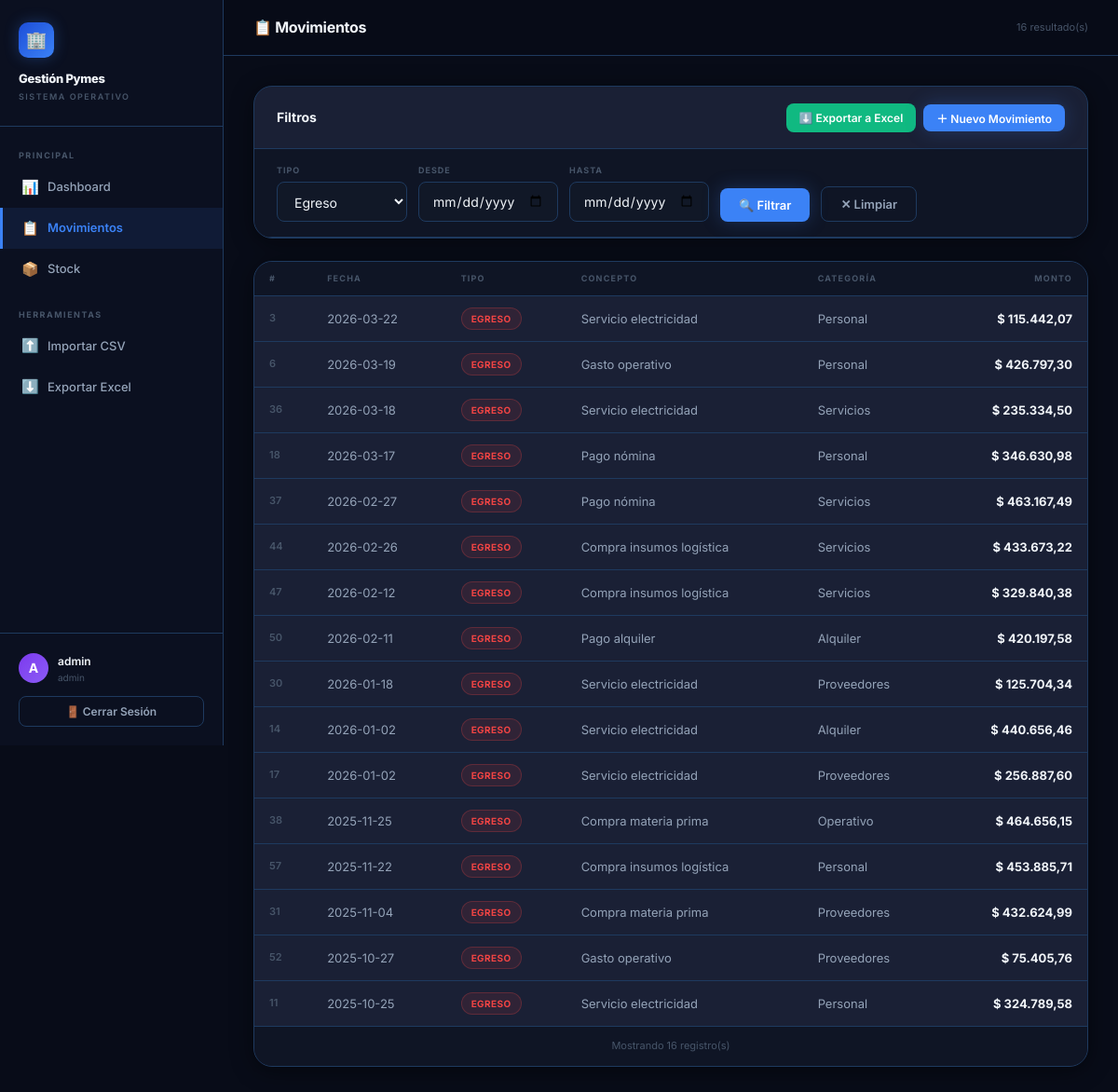
The app's page /detalle?tipo=egreso (signed in) with its own data.
### tables this page shows
CREATE TABLE movimientos (
            id        INTEGER PRIMARY KEY AUTOINCREMENT,
            fecha     DATE    NOT NULL,
            tipo      TEXT    NOT NULL,       -- ingreso/egreso/venta/compra
            concepto  TEXT    NOT NULL,
            monto     REAL    NOT NULL,
            categoria TEXT    NOT NULL DEFAULT 'General'
        );

### app.py (the view)
@app.route("/detalle")
@login_required
def detalle():
    tipo      = request.args.get("tipo", "")
    fecha_ini = request.args.get("fecha_ini", "")
    fecha_fin = request.args.get("fecha_fin", "")
    db  = get_db()
    sql = "SELECT * FROM movimientos WHERE 1=1"
    params = []
    if tipo and tipo in TIPOS_VALIDOS:
        sql += " AND tipo = ?"
        params.append(tipo)
    if fecha_ini:
        sql += " AND fecha >= ?"
        params.append(fecha_ini)
    if fecha_fin:
        sql += " AND fecha <= ?"
        params.append(fecha_fin)
    sql += " ORDER BY fecha DESC"
    movs = db.execute(sql, params).fetchall()
    return render_template("detalle.html",
                           movimientos=movs,
                           tipo=tipo,
                           fecha_ini=fecha_ini,
                           fecha_fin=fecha_fin)

### app.py (called while the page is built)
def get_db():
    if "db" not in g:
        g.db = sqlite3.connect(DB_PATH, detect_types=sqlite3.PARSE_DECLTYPES)
        g.db.row_factory = sqlite3.Row   # acceso por nombre de columna
    return g.db

def login_required(f):
    @wraps(f)
    def decorated(*args, **kwargs):
        if "user_id" not in session:
            flash("Debes iniciar sesión para acceder.", "warning")
            return redirect(url_for("login"))
        return f(*args, **kwargs)
    return decorated

### templates/detalle.html (shortened to what this page needs)
{% extends "base.html" %}
{% block page_id %}detalle{% endblock %}
{% block topbar_title %}📋 Movimientos{% endblock %}
{% block topbar_meta %}
  {{ movimientos|length }} resultado(s)
{% endblock %}
{% block content %}
<div class="panel" style="margin-bottom:1.5rem">
  <div class="panel-header">
    <div class="panel-title">Filtros</div>
    <div class="panel-actions">
      <a href="{{ url_for('exportar') }}?tabla=movimientos" class="btn btn-success btn-sm">
        ⬇️ Exportar a Excel
      </a>
      <button class="btn btn-primary btn-sm" onclick="toggleForm('form-nuevo')">
        ＋ Nuevo Movimiento
      </button>
    </div>
  </div>
  <form id="filter-form" method="GET" action="{{ url_for('detalle') }}">
    <div class="filter-bar">
      <div class="filter-group">
        <label class="filter-label">Tipo</label>
        <select name="tipo" class="form-control" style="width:140px">
          {% for t in ["ingreso","egreso","venta","compra"] %}
            <option value="{{ t }}" {% if tipo == t %}selected{% endif %}>
              {{ t|capitalize }}
            </option>
          {% endfor %}
        </select>
      </div>
      <div class="filter-group">
        <label class="filter-label">Desde</label>
        <input type="date" name="fecha_ini" class="form-control"
               value="{{ fecha_ini }}" style="width:150px"/>
      </div>
      <div class="filter-group">
        <label class="filter-label">Hasta</label>
        <input type="date" name="fecha_fin" class="form-control"
               value="{{ fecha_fin }}" style="width:150px"/>
      </div>
      <button type="submit" class="btn btn-primary">🔍 Filtrar</button>
      <button type="button" class="btn btn-ghost" onclick="clearFilters()">✕ Limpiar</button>
    </div>
  </form>
</div>
<div class="panel">
  <div class="table-responsive">
    <table class="data-table">
      <thead>
        <tr>
          <th>#</th><th>Fecha</th><th>Tipo</th>
          <th>Concepto</th><th>Categoría</th><th>Monto</th>
        </tr>
      </thead>
      <tbody>
        {% if movimientos %}
          {% for m in movimientos %}
          <tr>
            <td style="color:var(--text-muted);font-size:11px">{{ m['id'] }}</td>
            <td>{{ m['fecha'] }}</td>
            <td>
              <span class="badge badge-{{ m['tipo'] }}">{{ m['tipo'] }}</span>
            </td>
            <td style="max-width:300px;overflow:hidden;text-overflow:ellipsis;white-space:nowrap">
              {{ m['concepto'] }}
            </td>
            <td>{{ m['categoria'] }}</td>
            <td>
              $&nbsp;{{ "{:,.2f}".format(m['monto']).replace(",","X").replace(".",",").replace("X",".") }}
            </td>
          </tr>
          {% endfor %}
        {% else %}
          <tr><td colspan="6" class="table-empty">
            No se encontraron movimientos con los filtros aplicados.
          </td></tr>
        {% endif %}
      </tbody>
    </table>
  </div>
  {% if movimientos %}
  <div class="table-footer">
    Mostrando {{ movimientos|length }} registro(s)
  </div>
  {% endif %}
</div>
{% endblock %}

### static/css/style.css (style rules this page uses)
:root { --bg-root: #080C18; --bg-surface: #0F1525; --bg-sidebar: #0B1020; --bg-card: #1A2035; --bg-card-hover: #1F2845; --bg-input: #111827; --bg-row-alt: #141E32; --border: #1E3A5F; --border-light: #243450; --accent: #3B82F6; --accent-hover: #2563EB; --green: #10B981; --green-bg: rgba(16,185,129,0.1); --red: #EF4444; --red-bg: rgba(239,68,68,0.1); --amber: #F59E0B; --amber-bg: rgba(245,158,11,0.1); --purple: #8B5CF6; --text-primary: #F1F5F9; --text-sec: #94A3B8; --text-muted: #475569; --sidebar-w: 240px; --radius-sm: 8px; --radius-md: 14px; --radius-lg: 20px; --shadow: 0 4px 24px rgba(0,0,0,0.45); --transition: all .22s cubic-bezier(.4,0,.2,1); }
*,*::before,*::after { box-sizing:border-box;margin:0;padding:0 }
html { scroll-behavior:smooth }
body { font-family:'Inter',system-ui,sans-serif;background:var(--bg-root); color:var(--text-primary);min-height:100vh;font-size:14px;line-height:1.6; -webkit-font-smoothing:antialiased }
.form-control { width:100%;background:var(--bg-input);border:1px solid var(--border); border-radius:var(--radius-sm);padding:11px 14px;font-size:14px;color:var(--text-primary); font-family:inherit;transition:var(--transition);outline:none }
.form-control::placeholder { color:var(--text-muted) }
select.form-control { cursor:pointer }
select.form-control option { background:var(--bg-card) }
.btn { display:inline-flex;align-items:center;gap:8px;padding:10px 20px; border-radius:var(--radius-sm);font-size:13px;font-weight:600; font-family:inherit;cursor:pointer;border:none;transition:var(--transition); white-space:nowrap;text-decoration:none }
.btn-primary { background:var(--accent);color:#fff; box-shadow:0 0 20px rgba(59,130,246,.25) }
.btn-success { background:var(--green);color:#fff }
.btn-ghost { background:transparent;color:var(--text-sec); border:1px solid var(--border) }
.btn-sm { padding:6px 14px;font-size:12px }
.panel { background:var(--bg-card);border:1px solid var(--border); border-radius:var(--radius-lg);overflow:hidden;box-shadow:var(--shadow) }
.panel-header { padding:1.1rem 1.5rem;border-bottom:1px solid var(--border); display:flex;align-items:center;justify-content:space-between;gap:1rem;flex-wrap:wrap }
.panel-title { font-size:14px;font-weight:700;color:var(--text-primary) }
.panel-actions { display:flex;align-items:center;gap:.5rem;flex-wrap:wrap }
.table-responsive { overflow-x:auto }
.data-table { width:100%;border-collapse:collapse;font-size:13px }
.data-table thead th { padding:11px 16px;text-align:left;font-size:9px;font-weight:700; text-transform:uppercase;letter-spacing:1.2px;color:var(--text-muted); background:var(--bg-surface);border-bottom:1px solid var(--border);white-space:nowrap }
.data-table thead th:last-child { text-align:right }
.data-table tbody tr { border-bottom:1px solid var(--border);transition:var(--transition) }
.data-table tbody tr:last-child { border-bottom:none }
.data-table td { padding:12px 16px;color:var(--text-sec);vertical-align:middle }
.data-table td:first-child { color:var(--text-primary);font-weight:600 }
.data-table td:last-child { text-align:right;font-weight:700;color:var(--text-primary) }
.table-footer { padding:12px 16px;background:var(--bg-surface);border-top:1px solid var(--border); font-size:11px;color:var(--text-muted);text-align:center }
.badge { display:inline-block;padding:3px 10px;border-radius:99px; font-size:10px;font-weight:700;text-transform:uppercase;letter-spacing:.4px }
.badge-egreso,.badge-compra { background:var(--red-bg);color:var(--red); border:1px solid rgba(239,68,68,.25) }
.filter-bar { display:flex;align-items:flex-end;gap:.75rem;flex-wrap:wrap; padding:1rem 1.5rem;background:var(--bg-surface);border-bottom:1px solid var(--border) }
.filter-group { display:flex;flex-direction:column;gap:4px;min-width:140px }
.filter-label { font-size:9px;font-weight:700;text-transform:uppercase; letter-spacing:1px;color:var(--text-muted) }

### records on screen
movimientos: id "3", fecha "2026-03-22", tipo "EGRESO", concepto "Servicio electricidad", categoria "Personal", monto "115.442,07"
movimientos: id "6", fecha "2026-03-19", tipo "EGRESO", concepto "Gasto operativo", categoria "Personal", monto "426.797,30"
movimientos: id "36", fecha "2026-03-18", tipo "EGRESO", concepto "Servicio electricidad", categoria "Servicios", monto "235.334,50"
movimientos: id "18", fecha "2026-03-17", tipo "EGRESO", concepto "Pago nómina", categoria "Personal", monto "346.630,98"
movimientos: id "37", fecha "2026-02-27", tipo "EGRESO", concepto "Pago nómina", categoria "Servicios", monto "463.167,49"
movimientos: id "44", fecha "2026-02-26", tipo "EGRESO", concepto "Compra insumos logística", categoria "Servicios", monto "433.673,22"
movimientos: id "47", fecha "2026-02-12", tipo "EGRESO", concepto "Compra insumos logística", categoria "Servicios", monto "329.840,38"
movimientos: id "50", fecha "2026-02-11", tipo "EGRESO", concepto "Pago alquiler", categoria "Alquiler", monto "420.197,58"
movimientos: id "30", fecha "2026-01-18", tipo "EGRESO", concepto "Servicio electricidad", categoria "Proveedores", monto "125.704,34"
movimientos: id "14", fecha "2026-01-02", tipo "EGRESO", concepto "Servicio electricidad", categoria "Alquiler", monto "440.656,46"
movimientos: id "17", fecha "2026-01-02", tipo "EGRESO", concepto "Servicio electricidad", categoria "Proveedores", monto "256.887,60"
movimientos: id "38", fecha "2025-11-25", tipo "EGRESO", concepto "Compra materia prima", categoria "Operativo", monto "464.656,15"
movimientos: id "57", fecha "2025-11-22", tipo "EGRESO", concepto "Compra insumos logística", categoria "Personal", monto "453.885,71"
movimientos: id "31", fecha "2025-11-04", tipo "EGRESO", concepto "Compra materia prima", categoria "Proveedores", monto "432.624,99"
movimientos: id "52", fecha "2025-10-27", tipo "EGRESO", concepto "Gasto operativo", categoria "Proveedores", monto "75.405,76"
movimientos: id "11", fecha "2025-10-25", tipo "EGRESO", concepto "Servicio electricidad", categoria "Personal", monto "324.789,58"

### other values on screen
{{ session.username[0]|upper }} "A"
{{ session.username }} "admin"
{{ session.rol }} "admin"
{{ movimientos|length }} "16"
form field tipo "Egreso"
